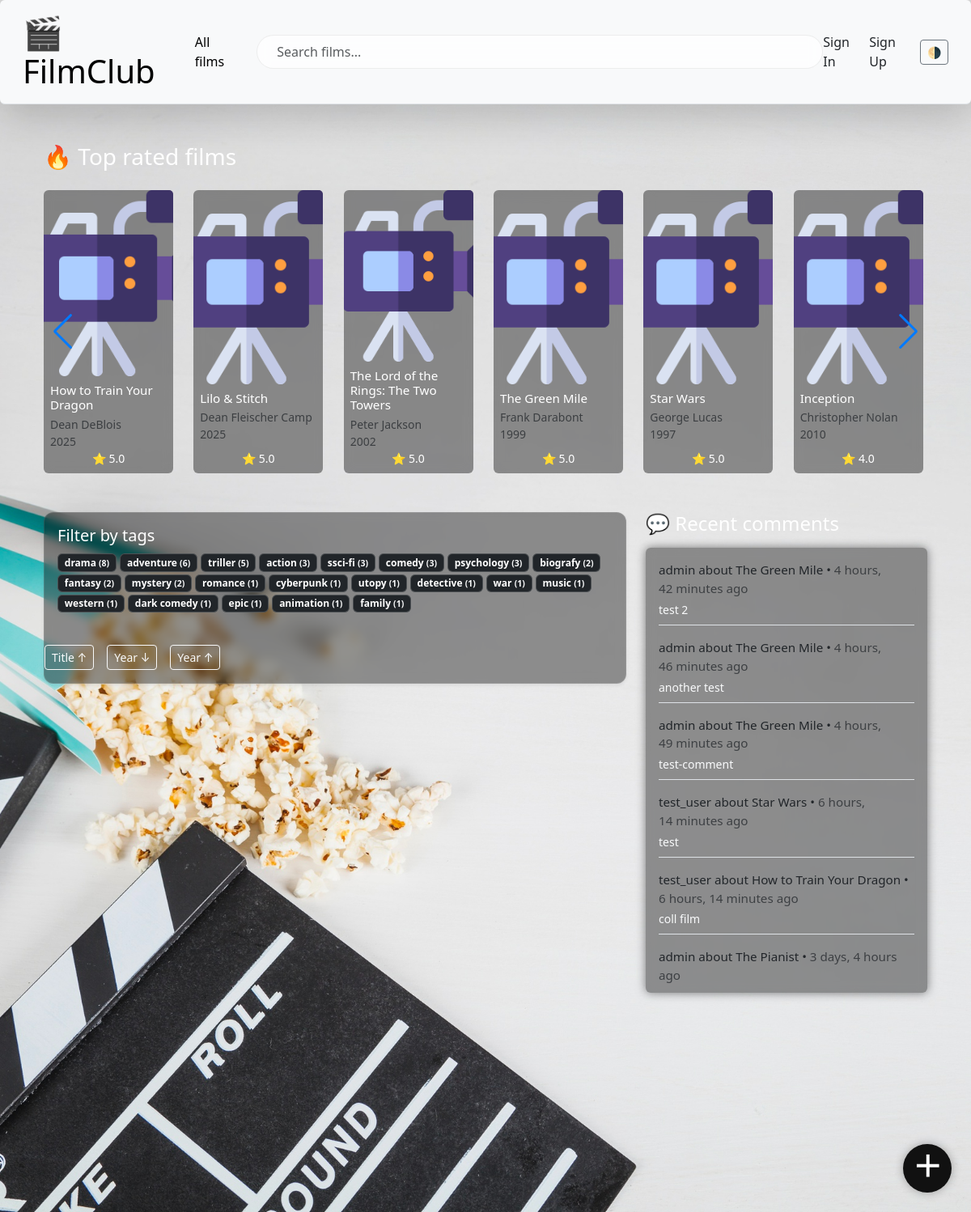
The page /home on the database its author committed.
### films/models/film.py (models this page shows, shortened)
class Film(
    CreatedAtMixin,
    UpdatedAtMixin,
    models.Model,
):
    title = models.CharField(max_length=255, db_index=True)
    director = models.CharField(max_length=255)
    description = models.TextField(null=True, blank=True)
    genres = models.CharField(max_length=255, null=True, blank=True)
    age_rating = models.CharField(
        max_length=7,
        choices=[
            ('G', 'General Audience'),
            ('PG', 'Parental Guidance'),
            ('PG-13', 'Parents Strongly Cautioned'),
            ('R', 'Restricted'),
            ('18+', 'Adults Only'),
        ]
    )
    release = models.IntegerField(null=True, blank=True)
    cover_url = models.URLField(null=True, blank=True)
    views = models.PositiveIntegerField(default=0)
    added_by = models.ForeignKey(
        User,
        on_delete=models.CASCADE,
        related_name="my_films",
        null=True,
        blank=True)
    tags = models.ManyToManyField(
        "Tag",
        related_name="films",
        blank=True,
    )
    average_rating = models.FloatField(null=True, blank=True)
    rating_count = models.PositiveIntegerField(default=0, null=False)
    objects = FilmManager()
    grade = models.PositiveSmallIntegerField(
        null=True,
        blank=True,
        validators=[
            MinValueValidator(1),
            MaxValueValidator(10)
        ]
    )
    objects = FilmManager()
    review = models.TextField(null=True, blank=True)
    class Meta:
        db_table = "films"

### films/models/tag.py (models this page shows, shortened)
class Tag(
    CreatedAtMixin,
    models.Model
):
    name = models.CharField(max_length=64, unique=True)
    class Meta:
        db_table = "tags"

### films/models/coments.py (models this page shows, shortened)
class Comment(
    CreatedAtMixin,
    models.Model
):
    film = models.ForeignKey(
        "films.Film",
        on_delete=models.CASCADE,
        related_name="comments",
        null=False,
    )
    user = models.ForeignKey(
        User,
        on_delete=models.SET_NULL,
        null=True,
    )
    author = models.ForeignKey(
        User,
        on_delete=models.CASCADE,
        related_name="my_comments",
        null=True,
        blank=True
    )
    content = models.TextField()
    tagged_user=models.ManyToManyField(
        User,
        related_name="tagged_in_comments",
        blank=True,
    )
    class Meta:
        db_table = "comments"

### films/views.py (the view)
# urls.py: path("home", views.home, name="home"),
def home(request):
    all_films, sort, active_tags = get_filtered_and_sorted_films(request)
    top_films = (
        Film.objects
        .filter(average_rating__isnull=False)
        .order_by("-average_rating")[:10]
    )
    tags = (
        Tag.objects
        .annotate(film_count=Count("films"))
        .order_by("-film_count")
    )
    recent_comments = (
        Comment.objects
        .select_related("film", "user")
        .order_by("-created_at")[:10]
    )
    return render(
        request,
        "home.html",
        {
            "top_films": top_films,
            "recent_comments": recent_comments,
            "all_films": all_films,
            "tags": tags,
            "sort": sort,
            "active_tags": active_tags,
            "form": AddFilmForm(),
            "my_films": False,
        }
    )

### films/forms.py
class AddFilmForm(forms.ModelForm):
    def __init__(self, *args, **kwargs):
        super().__init__(*args, **kwargs)
        current_year = datetime.now().year
        choices = [(y, y) for y in range(current_year, 1929, -1)]
        self.fields['release'].widget = forms.Select(choices=choices)
        for field in self.fields.values():
            field.widget.attrs.update({'class': 'form-control'})
    class Meta:
        model = Film
        fields = ['title', 'director', 'release', 'description', 'age_rating', 'cover_url', 'tags']

### films/models/film.py (called while the page is built)
    def get_queryset(self):
        return FilmQuerySet(self.model, using=self._db)

### films/utils.py (called while the page is built)
def get_filtered_and_sorted_films(request):
    sort = request.GET.get("sort")
    tags_selected = request.GET.getlist("tags[]")
    films = Film.objects.all()
    if tags_selected:
        films = films.filter(tags__id__in=tags_selected).distinct()
    if sort == "title_asc":
        films = films.order_by("title")
    elif sort == "year_asc":
        films = films.order_by("release")
    elif sort == "year_desc":
        films = films.order_by("-release")
    return films, sort, list(map(int, tags_selected))

### films/templates/home.html (shortened to what this page needs)
{% extends "base.html" %}
{% block content %}
{% include "components/top_rated_films.html" %}
<div class="container mt-4">
  <div class="row">
    <div class="col-md-8 mb-4">
        {% include "films/partials/all_films_content.html" %}
    </div>
    <div class="col-md-4 mb-4">
        {% include "films/partials/recent_comments.html" %}
    </div>
  </div>
</div>
{% if user.is_authenticated %}
    <button class="add-film-button"
            data-bs-toggle="modal"
            data-bs-target="#addFilm"
            title="Add Film">
      <span>＋</span>
    </button>
    {% include "components/modal_add_film.html" %}
{% else %}
    <button class="add-film-button"
          data-bs-toggle="modal"
          data-bs-target="#authRequiredModal"
          title="Sign in to add film">
    <span>＋</span>
  </button>
{% endif %}
{% endblock %}

### films/templates/components/top_rated_films.html (shortened to what this page needs)
{% load static %}
<link
  rel="stylesheet"
  href="https://cdn.jsdelivr.net/npm/swiper@11/swiper-bundle.min.css"
/>
<div class="container mb-5">
  <h3 class="text-white mb-4">🔥 Top rated films</h3>
<div class="swiper">
    <div class="swiper-wrapper">
      {% for film in top_films %}
        <div class="swiper-slide">
          <a href="{% url 'film_details' film.id %}" class="text-decoration-none">
            <div class="card film-card text-white border-0 d-flex flex-column justify-content-between"
                 style="width: 160px; height: 350px; background-color: rgba(0,0,0,0.4); backdrop-filter: blur(6px);">
              <img src="{{ film.cover_url }}"
                   alt="{{ film.title }}"
                   class="card-img-top"
                   style="height: 240px; object-fit: cover;"
                   onerror="this.onerror=null; this.src='{% static 'images/video-camera.png' %}'" />
              <div class="card-body d-flex flex-column justify-content-between p-2">
                <div>
                  <h6 class="card-title mb-1" style="font-size: 0.95rem;">{{ film.title }}</h6>
                  <p class="card-text mb-0 small text-muted">{{ film.director }}</p>
                  <p class="card-text mb-0 small text-muted">{{ film.release }}</p>
                </div>
                <div class="text-center mt-auto">
                  <p class="card-text mb-0 small">⭐ {{ film.average_rating|floatformat:1 }}</p>
                </div>
              </div>
            </div>
          </a>
        </div>
      {% endfor %}
    </div>
    <div class="swiper-button-prev"></div>
    <div class="swiper-button-next"></div>
  </div>
</div>

### films/templates/films/partials/all_films_content.html (shortened to what this page needs)
<div class="card mb-4 shadow-sm filter-glass">
  <div class="card-body">
    <h5 class="card-title">Filter by tags</h5>
    <div id="tag-filter" class="mb-4">
      {% for tag in tags %}
        <span class="badge {% if tag.id in active_tags %}bg-primary{% else %}bg-dark{% endif %} text-bg-dark tag-badge"
              role="button"
              data-tag="{{ tag.id }}">
          {{ tag.name }} <span class="text-light small">({{ tag.film_count }})</span>
        </span>
      {% endfor %}
    </div>
  </div>
  <div class="d-flex gap-3 align-items-center flex-wrap mb-3">
    <button class="btn btn-outline-light btn-sm sort-arrow" data-sort="title_asc">
      Title ↑
    </button>
    <button class="btn btn-outline-light btn-sm sort-arrow" data-sort="year_desc">
      Year ↓
    </button>
    <button class="btn btn-outline-light btn-sm sort-arrow" data-sort="year_asc">
      Year ↑
    </button>
  </div>
</div>

### films/templates/films/partials/recent_comments.html
{% load static %}
<h4 class="text-white mb-3">💬 Recent comments</h4>
<div class="p-3 rounded"
     style="
     background-color: rgba(0, 0, 0, 0.4);
     backdrop-filter: blur(6px);
     max-height: 550px;
     overflow-y: auto;
     box-shadow: 0 0 12px rgba(0,0,0,0.5);">
  {% for comment in recent_comments %}
    <div class="mb-3 border-bottom pb-2">
      {% if comment.author %}
        <p class="text-dark mb-1" style="font-size: 0.95rem;">{{ comment.author.username }} about
      {% else %}
       <p class="text-dark mb-1" style="font-size: 0.95rem;">[deleted user]* {{ comment.created_at|date }} about
      {% endif %}
        <a href="{% url 'film_details' comment.film.id %}" class="text-dark text-decoration-none">
          {{ comment.film.title }}
        </a> • <span class="text-muted">{{ comment.created_at|timesince }} ago</span>
      </p>
      <p class="text-light mb-0 small">{{ comment.content|truncatewords:20 }}</p>
    </div>
  {% empty %}
    <p class="text-muted">No comments yet</p>
  {% endfor %}
</div>

### films/templates/base.html (style rules this page uses)
body { background-image: url("/static/images/2147698870.jpg"); background-size: cover; background-repeat: no-repeat; background-attachment: fixed; background-position: center; }
.card.filter-glass { background-color: rgba(0, 0, 0, 0.4); backdrop-filter: blur(6px); -webkit-backdrop-filter: blur(6px); border: 1px solid rgba(255, 255, 255, 0.1); border-radius: 12px; color: white; }
.tag-badge { background-color: rgba(255, 255, 255, 0.1); backdrop-filter: blur(2px); border: 1px solid rgba(255, 255, 255, 0.2); }
.card-title { text-decoration-color: black; }
.film-card { transition: transform 0.3s ease, box-shadow 0.3s ease; cursor: pointer; }
.add-film-button { position: fixed; bottom: 24px; right: 24px; width: 60px; height: 60px; border-radius: 50%; background: #111; color: white; font-size: 36px; font-weight: bold; border: none; box-shadow: 0 0 12px rgba(0, 0, 0, 0.3); z-index: 1055; transition: background 0.3s; }
.add-film-button span { display: inline-block; transform: translateY(-2px); }

### rows shown on the page
Film: title "How to Train Your Dragon", director "Dean DeBlois", release "2025", average_rating "5.0"
Film: title "Lilo & Stitch", director "Dean Fleischer Camp", release "2025", average_rating "5.0"
Film: title "The Lord of the Rings: The Two Towers", director "Peter Jackson", release "2002", average_rating "5.0"
Film: title "The Green Mile", director "Frank Darabont", release "1999", average_rating "5.0"
Film: title "Star Wars", director "George Lucas", release "1997", average_rating "5.0"
Film: title "Inception", director "Christopher Nolan", release "2010", average_rating "4.0"
Tag: name "drama", film_count "8"
Tag: name "adventure", film_count "6"
Tag: name "triller", film_count "5"
Tag: name "action", film_count "3"
Tag: name "ssci-fi", film_count "3"
Tag: name "comedy", film_count "3"
Tag: name "psychology", film_count "3"
Tag: name "biografy", film_count "2"
Tag: name "fantasy", film_count "2"
Tag: name "mystery", film_count "2"
Tag: name "romance", film_count "1"
Tag: name "cyberpunk", film_count "1"
Tag: name "utopy", film_count "1"
Tag: name "detective", film_count "1"
Tag: name "war", film_count "1"
Tag: name "music", film_count "1"
Tag: name "western", film_count "1"
Tag: name "dark comedy", film_count "1"
Tag: name "epic", film_count "1"
Tag: name "animation", film_count "1"
Tag: name "family", film_count "1"
Comment: author.username "admin", film "The Green Mile", created_at "4 hours, 42 minutes", content "test 2"
Comment: author.username "admin", film "The Green Mile", created_at "4 hours, 46 minutes", content "another test"
Comment: author.username "admin", film "The Green Mile", created_at "4 hours, 49 minutes", content "test-comment"
Comment: author.username "test_user", film "Star Wars", created_at "6 hours, 14 minutes", content "test"
Comment: author.username "test_user", film "How to Train Your Dragon", created_at "6 hours, 14 minutes", content "coll film"
Comment: author.username "admin", film "The Pianist", created_at "3 days, 4 hours"
